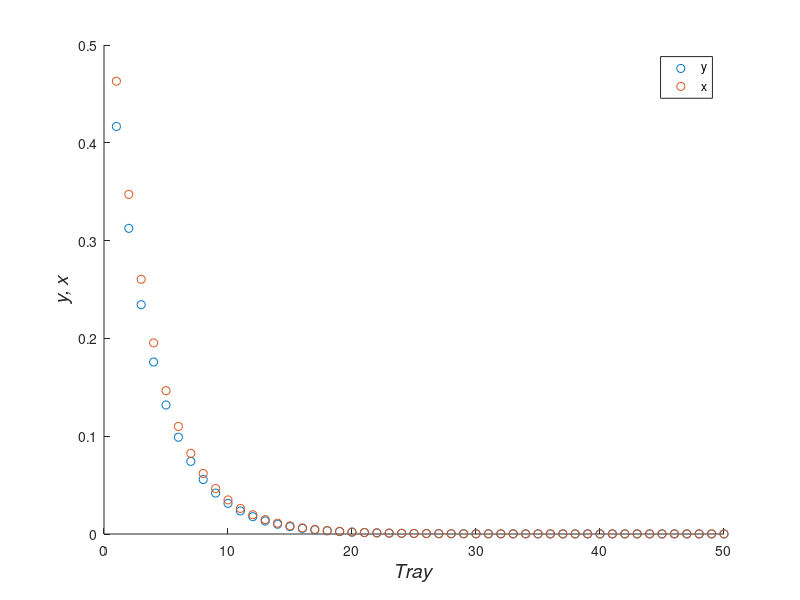

Recreate this plot in MATLAB. (Note: this script raises an error after producing the figure.)
%Casey Nolte
%CHME 312, March 6th, 2021

% Parameters
N = 50;
B = .9;
G = 100;
L = 120;

% Domain
x = 1:N;

%Generating Matrix
A = zeros(N:N);
for i = 1:50
        A(i,i) = B*G+L;
end
for i = 1:49
        A(i,i+1) = -L;
        A(i+1,i) = -B*G;
end

%Generating b vector
d = zeros(N,1);
d(1) = .5*G;
d(N) =  .0001*L;

%Printing for part a
disp(A(1:7,1:7));
disp(d);

%Solving using Gauss-Jordan
Ainv = inv(A);
Solved = Ainv*d;

% Plot
hold on;
plot(x,Solved,'o');
plot(x, Solved/B, 'o');
xlabel('{\itTray}','FontSize',14);
ylabel('{\ity, x}','FontSize',14);
legend('y','x')
hold off;

% Setting up system from tridiagonal solver
a = (-B*G)*ones(N,1);
b = (B*G+L)*ones(N,1);
c = (L)*ones(N,1);

% Solve with tridiagonal solver
v = tridiag(a,b,c,d);

%Plot
%plot(x,v,'o');
xlabel('{\itTray}','FontSize',14);
ylabel('{\ity}','FontSize',14);




